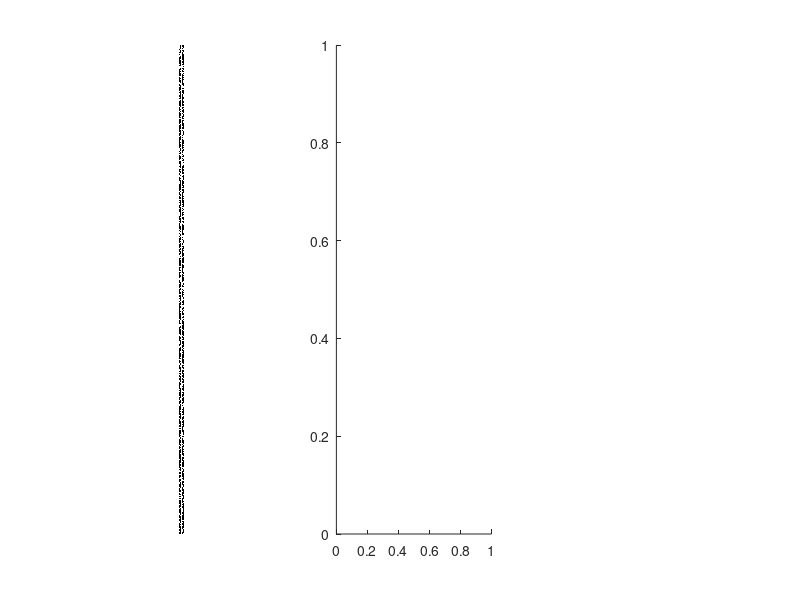

MATLAB code to generate this figure: (Note: this script raises an error after producing the figure.)

function hw2()
    global images;
    images = genImages(10);
    showImage = false;
    
    if showImage
        for ii = 1:size(images, 3)
            %display(strcat('Image ', num2str(ii)));
            imshow(images(:, :, ii));
            drawnow;
        end
    end
    
    global noise
    noise = EST_NOISE(images);
    
    display('**************************************');
    display('Problem 1-3: Filtering Images')
    display('**************************************');
    
    displayNoise('Noisy Images:', mean2(noise));
    
    box3.filtered = boxCube(images, 3);
    box3.noise = EST_NOISE(box3.filtered);
    displayNoise('Box 3 Filtered:', mean2(box3.noise));
    
    gauss.filtered = gaussCube(images, 3, 2);
    gauss.noise = EST_NOISE(gauss.filtered);
    displayNoise('Gauss Filtered:', mean2(gauss.noise));

    gauss2.filtered = gaussCube2(images, 3, 2);
    gauss2.noise = EST_NOISE(gauss2.filtered);
    displayNoise('Gauss Filtered Separable:', mean2(gauss2.noise));

    averagingFilters(showImage);
    saltPepperImage();
    medianFilter();
    stepProfile();
end

function displayNoise(type, noise)
% Prints the type of noise and the corresponding average noise
    display(strcat(type, ' ', num2str(noise)));
end

function images = genImages(numImages)
% Problem 1
% Generates numImages images of color gray level 128 with zero mean
% gaussian noise with standard deviation 2. 
% Returns cube with the image on XY plane and the stack of images going
% back along Z plane. 
    images = [];
    for i = 1:numImages
        image = double(128 * ones(256, 256));
        noise = 2 .* randn(256); % Standard Deviation of 2
        image = image + noise;
        images = cat(3, images, image);
    end
    
end

function filtered = boxCube(cube, n)
% Problem 2
% Applies an n by n box filter to the given cube. Cube consists of multiple
% frames. Returns the filtered result. 
    filtered = [];
    for frameNum = 1:size(cube, 3)
        frame = cube(:, :, frameNum);
        filtered = cat(3, filtered, box(frame, n));
    end
    
end

function filtered = box(frame, n)
% Problem 2
% Applies an n by n box filter to the given frame.
% Returns the filtered result. 
    filtered = imfilter(frame, (1/(n * n)) * ones(n));
end

function filtered = gaussCube(cube, n, sigma)
% Problem 3
%
% Applies an n by n gauss filter to the given cube using the 2D gaussian 
% filter.
    filtered = [];
    for frameNum = 1:size(cube, 3)
        frame = cube(:, :, frameNum);
        filtered = cat(3, filtered, gaussian(frame, n, sigma));
    end
    
end

function filtered = gaussian(frame, n, sigma)
% Applies an n by n box filter to the given frame.
% https://stackoverflow.com/questions/27499057/how-do-i-create-and-apply-a-gaussian-filter-in-matlab-without-using-fspecial-im

    % Generate horizontal and vertical co-ordinates, where
    % the origin is in the middle
    ind = -floor(n/2) : floor(n/2);
    [X Y] = meshgrid(ind, ind);

    % Create Gaussian Mask
    h = exp(-(X.^2 + Y.^2) / (2*sigma*sigma));
    
    % Normalize so that total area (sum of all weights) is 1
    h = h / sum(h(:));
    
    filtered = imfilter(frame, h);
end

function filtered = gaussCube2(cube, n, sigma)
% Problem 3
% Applies an n by n gauss filter to the given cube using the two 1D 
% gaussian filters.
    filtered = [];
    for frameNum = 1:size(cube, 3)
        frame = cube(:, :, frameNum);
        filtered = cat(3, filtered, gaussianSeparable(frame, n, sigma));
    end
    
end

function filtered = gaussianSeparable(frame, k, sigma)
% Problem 3
% Creates two 1D Masks that can be convolved to produce a 2D gaussian
% filter
    
    % Generate horizontal and vertical co-ordinates, where
    % the origin is in the middle
    ind = -floor(k/2) : floor(k/2);
    [X, Y] = meshgrid(ind, ind);

    hx = gaussian1D(X);
    hy = gaussian1D(Y);
    
    for row = 1: size(frame, 1)
        frame(row, :) = conv(frame(row, :), hx, 'same');
    end
    
    for col = 1: size(frame, 2)
        frame(:, col) = conv(frame(:, col), hy, 'same');
    end
    
    filtered = frame;
    
    function h = gaussian1D(vector)
        % Create Gaussian Mask
        h = exp(-(vector.^2) / (2*sigma*sigma))/sqrt(k);
        
        % Normalize so that total area (sum of all weights) is 1
        h = h / sum(h);
    end
end

function noise = EST_NOISE(images)
% General funciton for estimating the noise as per Chapter 2 of Trucco and
% Verri
% Images is a data cube with XY being the representation of a single image
% and Z being imagne number n. 
    E_Images = double(sum(images, 3) / size(images, 3));
    
    % Define a matrix the size of the image to hold the noise
    noise = double(zeros(size(images, 1), size(images,2)));
    
    for image = 1:size(images, 3)
        this_iteration = (E_Images - double(images(:, :, image))).^2; 
        noise = noise + this_iteration;
    end
        
    noise = sqrt(noise / (size(images, 3) - 1));
end

function averagingFilters(showImage)
% Problem 4
% Applies two different averaging filters to the image given in problem 4. 
% Prints the filtered results. 

    filterA = 1/5 * [1 1 1 1 1];
    filterB = 1/10 * [1 2 4 2 1];
    image = [10 10 10 10 10 40 40 40 40 40];
    
    filteredUniform = conv(image, filterA, 'same');
    filteredGaussian = conv(image, filterB, 'same');
    
    if showImage
        figure;
        subplot(1, 3, 1);
        imshow(image);
        subplot(1, 3, 2);
        imshow(filteredUniform);
        subplot(1, 3, 3);
        imshow(filteredGaussian);
    end
    
    display('**************************************');
    display('Problem 4: Averaging Filters')
    display('**************************************');
    display(strcat('Original image: ', mat2str(image)));
    display(strcat('Filtered Uniform : ', mat2str(filteredUniform)));
    display(strcat('Filtered Gaussian: ', mat2str(filteredGaussian)));
    display(' ')
    display('Computation costs are the same for the given implementation, however,')
    display('uniform filter can be optimized by simply summing over the requested area and')
    display('dividing by 5 instead of performing the full convolution.')
    
    display(' ')
    display('Variance Comparision')
    display('Unfiltered, Gaussian, Zero Mean with Variance sigma^2: sigma^2')
    display(' ')
    display('Var[aX + bY] = a^2*Var[X] + b^2*Var[Y]')
    display(' ')
    display('***** Uniform Filter *****');
    display('| 1  | 1  | 1  | 1  | 1  |')
    display('| n1 | n2 | n3 | n4 | n5 |')
    display(' X = (n1 + n2 + n3 + n4 + n5) / 5')
    display(' var[X] = (var[n1] + var[n2] + var[n3] + var[n4] + var[n5]) / 5^2')
    display(' var[X] = sigma^2 + sigma^2 + sigma^2 + sigma^2 + sigma^2 / 25')
    display(' var[X] = 5 sigma^2 / 25')
    display('Uniform Filter: sigma^2/5')
    display(' ')
    display('***** Gaussian Filter *****');
    display('| 1  | 2  | 4  | 2  | 1  |')
    display('| n1 | n2 | n3 | n4 | n5 |')
    display(' X = (n1 + 2*n2 + 4*n3 + 2*n4 + n5) / 10')
    display(' var[X] = (var[n1] + 4*var[n2] + 16*var[n3] + 4*var[n4] + var[n5]) / 10^2')
    display(' var[X] = sigma^2 + 4*sigma^2 + 16*sigma^2 + 4*sigma^2 + sigma^2 / 100')
    display('Gaussian Filter: 26 sigma^2 / 50')

end

function saltPepperImage()
% Problem 5
% Finds the PDF for the pixels surrounding a gray line on a salt and pepper
% background. 
%
    display('**************************************');
    display('Problem 5: PDF')
    display('**************************************');
        
    display('Calculated PDFs... See figure for experimental results');
    display(' | Adjacent   |     P   |   O  |');
    display(' -------------------------------');
    display(' | 0 0 50     |  49/100 | -50  |');
    display(' | 0 100 50   |  21/100 |  150 |');
    display(' | 100 0 50   |  21/100 | -150 |');
    display(' | 100 100 50 |  09/100 | 50   |');
    display('                                ');
    display(' | Adjacent PDF |     P  |      ');
    display(' -----------------------        ');
    display(' | -50          |  49/100 |     ');
    display(' |  50          |  09/100 |     ');
    display(' | -150         |  21/100 |     ');
    display(' | 150          |  21/100 |     ');
    display('                                ');
    display(' | On Line    |     P   |   O  |');
    display(' -------------------------------');
    display(' | 0 50 0     |  49/100 | 100  |');
    display(' | 0 50 100   |  21/100 |   0  |');
    display(' | 100 50 0   |  21/100 |   0  |');
    display(' | 100 50 100 |  09/100 | -100 |');
    display('                                ');
    display(' | On Line PDF  |     P  |      ');
    display(' -----------------------        ');
    display(' | 100          |  49/100 |     ');
    display(' |  0           |  42/100 |     ');
    display(' | -100         |  9/100  |     ');

    PEPPER = 100;
    SALT = 0;
    GRAY = 50;
    
    % Create the salt and pepper background
    image = rand(500, 5);
    image(image >= .7) = PEPPER;
    image(image < .7) = SALT;
    
    % Draw the vertical line 
    for row = 1:size(image, 1)
       image(row, ceil(size(image,2)/2)) = GRAY;
    end
    
    figure;
    subplot(1, 3, 1);
    imshow(image);
    filter = [-1, 2, -1];
    filterResults = imfilter(image, filter, 'same');
    resultsOfInterest = cat(1, filterResults(:, 2), filterResults(:, 4));
    
    subplot(1, 3, 2);
    pie(categorical(resultsOfInterest));
    title('Problem 5: Distribution of values surrounding vertical line');
    
    subplot(1, 3, 3);
    resultsOfInterest = filterResults(:, 3);
    pie(categorical(resultsOfInterest));
    title('Problem 5: Distribution of values of vertical line');

end

function medianFilter()
% Problem 6
% Filters the image described in problem 6 using a 3x3 median filter. 
    % Create image
    image = zeros(8, 8);
    
    for i = 1:8
        for j = 1:8
            image(i, j) = abs((i - 1) - (j -1));
        end
    end
    
    % Filter
    filtered = zeros(8, 8);
    filtered(1, :) = image(1, :);
    filtered(8, :) = image(8, :);
    filtered(:, 1) = image(:, 1);
    filtered(:, 8) = image(:, 8);
    
    for i = 2:7
        for j = 2:7
            filtered(i, j) = median9(image, i, j);
        end 
    end
    
    function med = median9(image, i, j)
        values = zeros(3, 3);
        
        for i2 = -1:1
            for j2 = -1:1
                values(i2 + 2, j2 + 2) = image(i + i2, j + j2);
            end
        end
        
        med = median(values(:));
    end
    display('**************************************');
    display('Problem 6: Median Filters')
    display('**************************************');
    image
    filtered
end

function stepProfile() 
% Problem 7
% Filters a step image of with both an averaging filter and a median
% filter. Median filter doesn't change the step, averaging filter does. 
    image = [4 4 4 4 8 8 8 8];
    
    filter = 1/4 * [1 2 1];
    average = conv(image, filter, 'same');
    
    medianFiltered = image;
    for i = 2:length(image) - 1
        medianFiltered(i) = median([image(i - 1), image(i), image(i + 1)]);
    end
    
    display('**************************************');
    display('Problem 7: 1D Step Profile')
    display('**************************************');
    average         % Blends the step. 
    medianFiltered  % Remains unchanged
    
end
